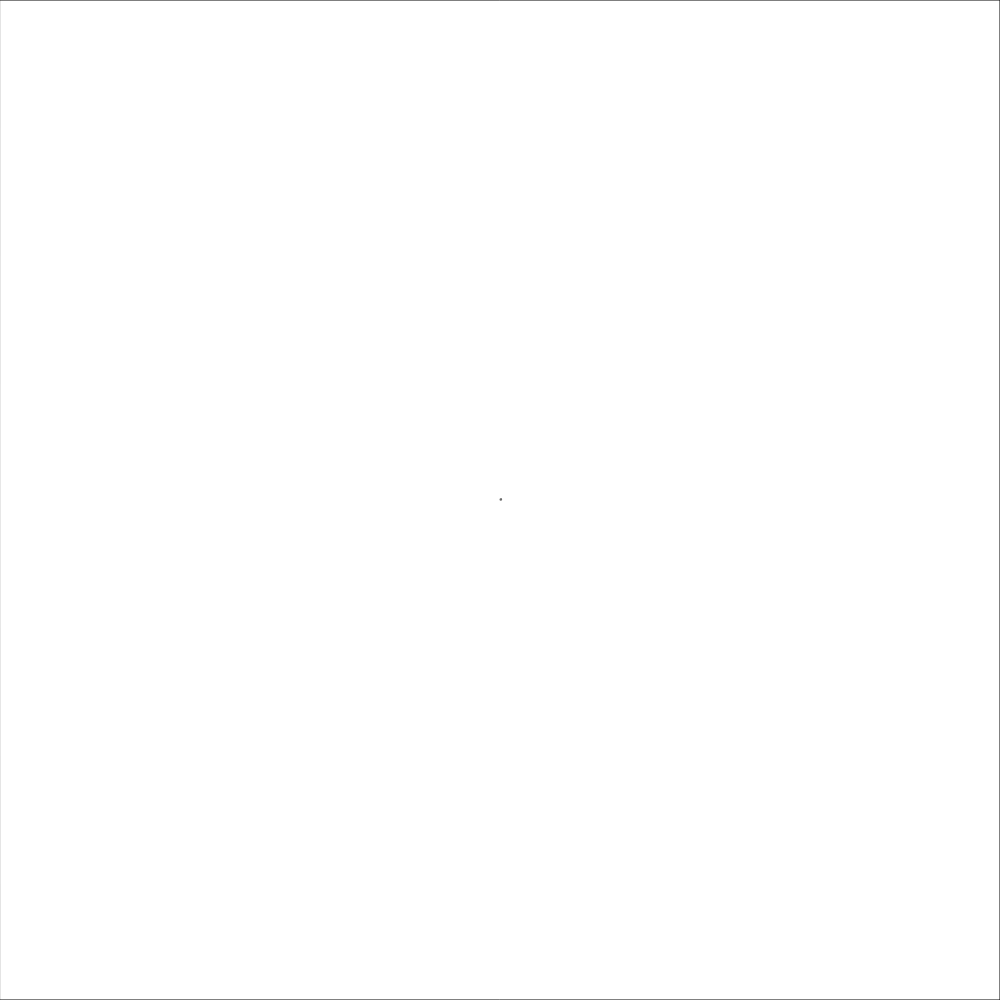
Frame 1 (no input)
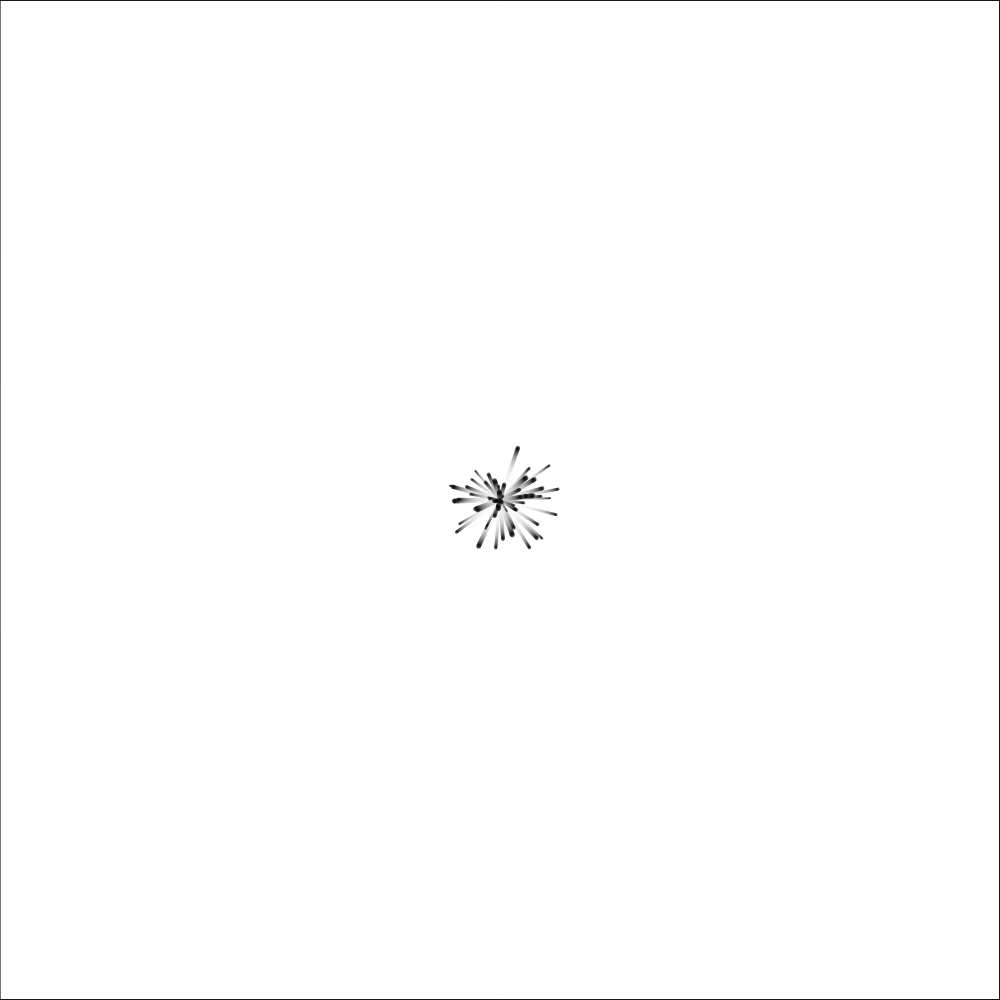
Frame 60 (no input)
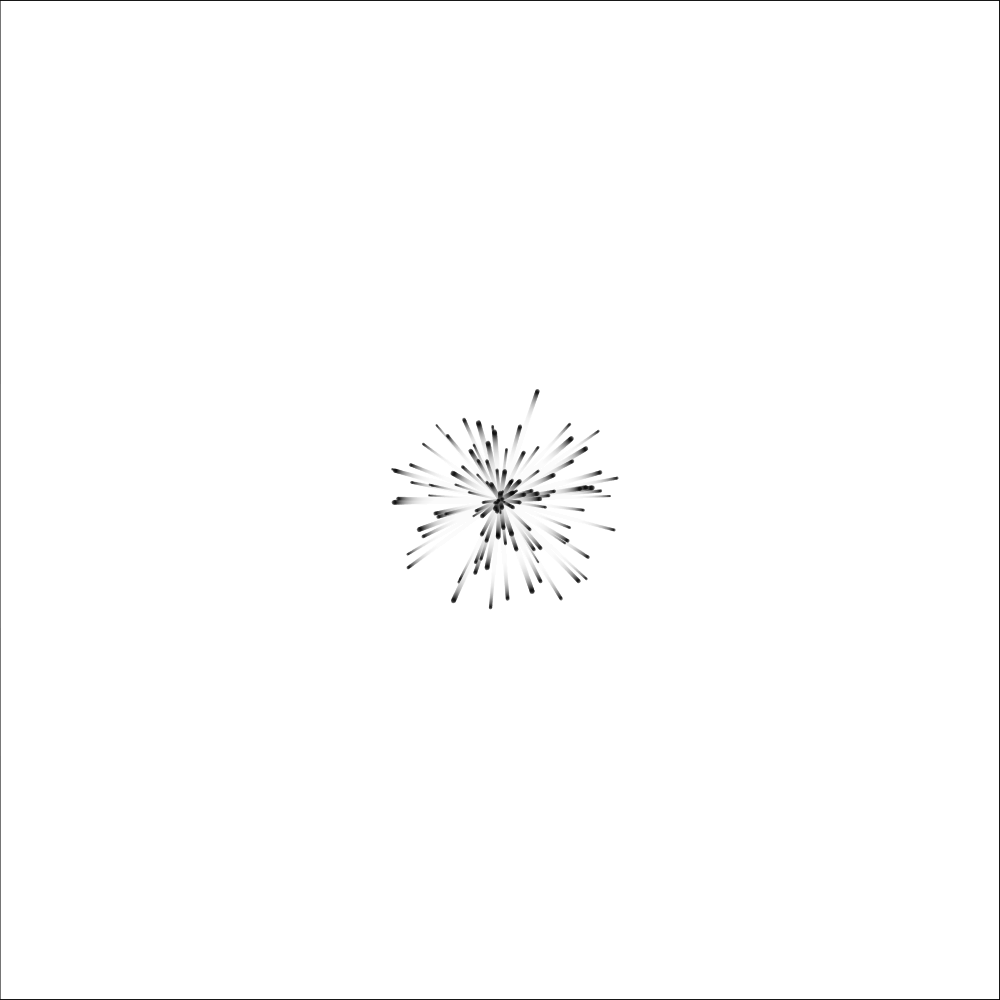
Frame 120 (the mouse pressed at the canvas centre since frame 60)

The p5.js sketch that drew these frames (run headless with seeded random() and noise() and a simulated clock; from frame 60 on, the mouse is pressed at the canvas centre):

// p5.js sketch
// ── sketch.js
let particles = [];

function setup() {
  createCanvas(1000, 1000);
  background(255);
}

function draw() {
  fill(255, 25);  
  rect(0, 0, width, height);
  particles.push(new Particle(width / 2, height / 2));

  for (let i = particles.length - 1; i >= 0; i--) {
    let p = particles[i];
    p.update();
    p.display();
    if (p.isOffScreen()) {
      particles.splice(i, 1);
    }
  }
}

class Particle {
  constructor(x, y) {
    this.pos = createVector(x, y);
    this.vel = p5.Vector.random2D();
    this.color = color(0, 0, 0, 150); 
    this.angle = random(TWO_PI);
    this.size = random(2, 5); 
  }

  update() {
    this.pos.add(this.vel);
    this.angle += 0.05; 
  }

  display() {
    push();
    translate(this.pos.x, this.pos.y);
    rotate(this.angle);
    stroke(this.color);
    strokeWeight(this.size); 
    point(0, 0);
    pop();
  }

  isOffScreen() {
    return (this.pos.x < 0 || this.pos.x > width || this.pos.y < 0 || this.pos.y > height);
  }
}

// ── project.js
class SpinningRectangle {
  constructor(x, y, w, h, img = null) {
    this.x = x;
    this.y = y;
    this.width = w;
    this.height = h;
    this.image = img;
    this.angle = 0;
    this.speed = 0;
    this.maxSpeed = 5; // Speed at which the content is shown
  }

  update() {
    if (mouseIsPressed && this.isMouseOver()) {
      this.speed += 0.1; // Acceleration
    } else {
      this.speed -= 0.2; // Deceleration
    }
    this.speed = constrain(this.speed, 0, 10); // Constrain the speed
    this.angle += this.speed;
  }

  display() {
    push();
    translate(this.x, this.y);
    rotate(radians(this.angle));
    rectMode(CENTER);
    rect(0, 0, this.width, this.height);

    if (this.speed >= this.maxSpeed) {
      if (this.image) {
        imageMode(CENTER);
        image(this.image, 0, 0, this.width, this.height);
      } else {
        this.drawDesign();
      }
    }
    pop();
  }

  drawDesign() {
    // Draw a static design
    line(-this.width / 2, 0, this.width / 2, 0);
    line(0, -this.height / 2, 0, this.height / 2);
  }

  isMouseOver() {
    return mouseX > this.x - this.width / 2 && mouseX < this.x + this.width / 2 &&
           mouseY > this.y - this.height / 2 && mouseY < this.y + this.height / 2;
  }
}
